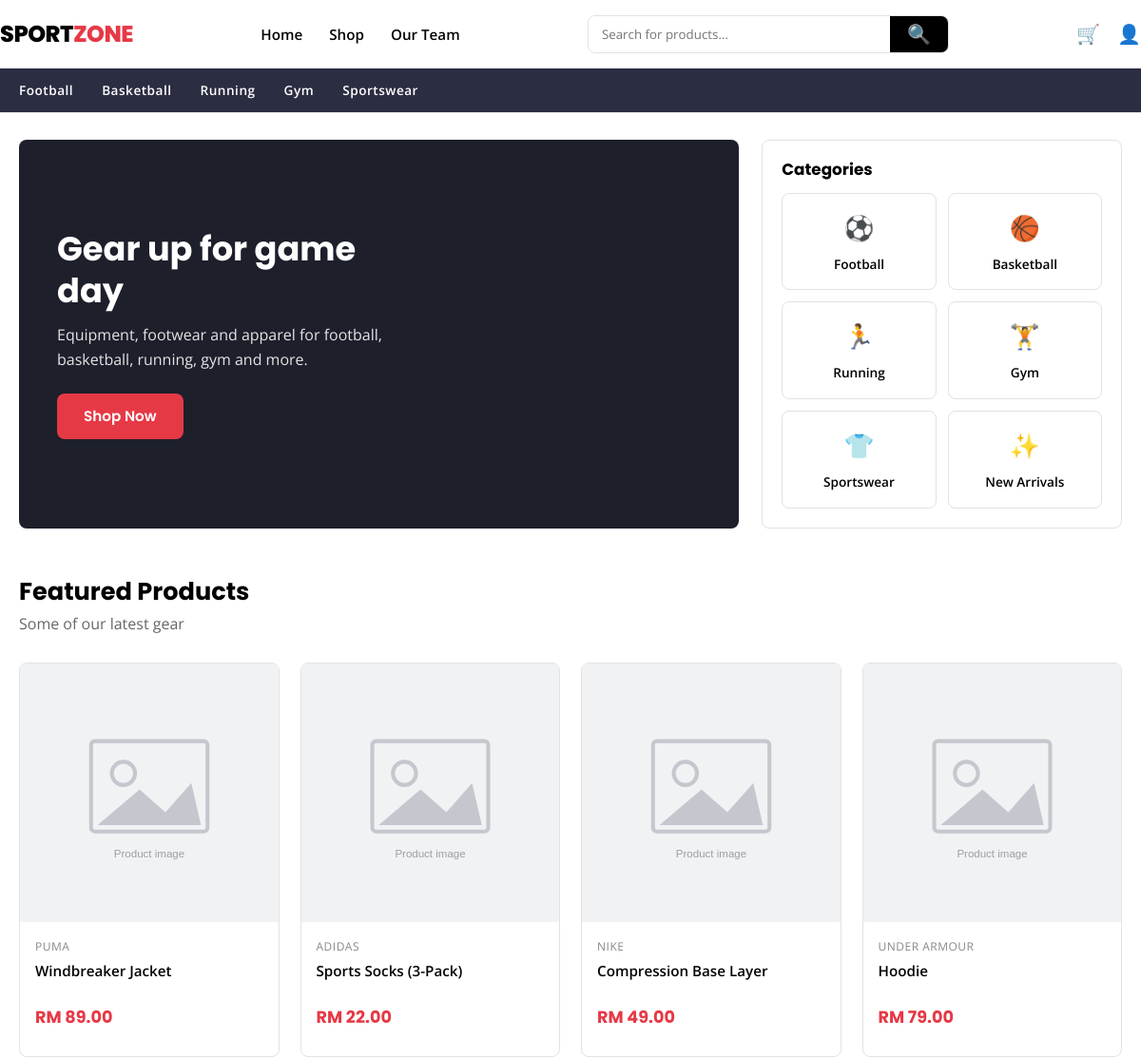
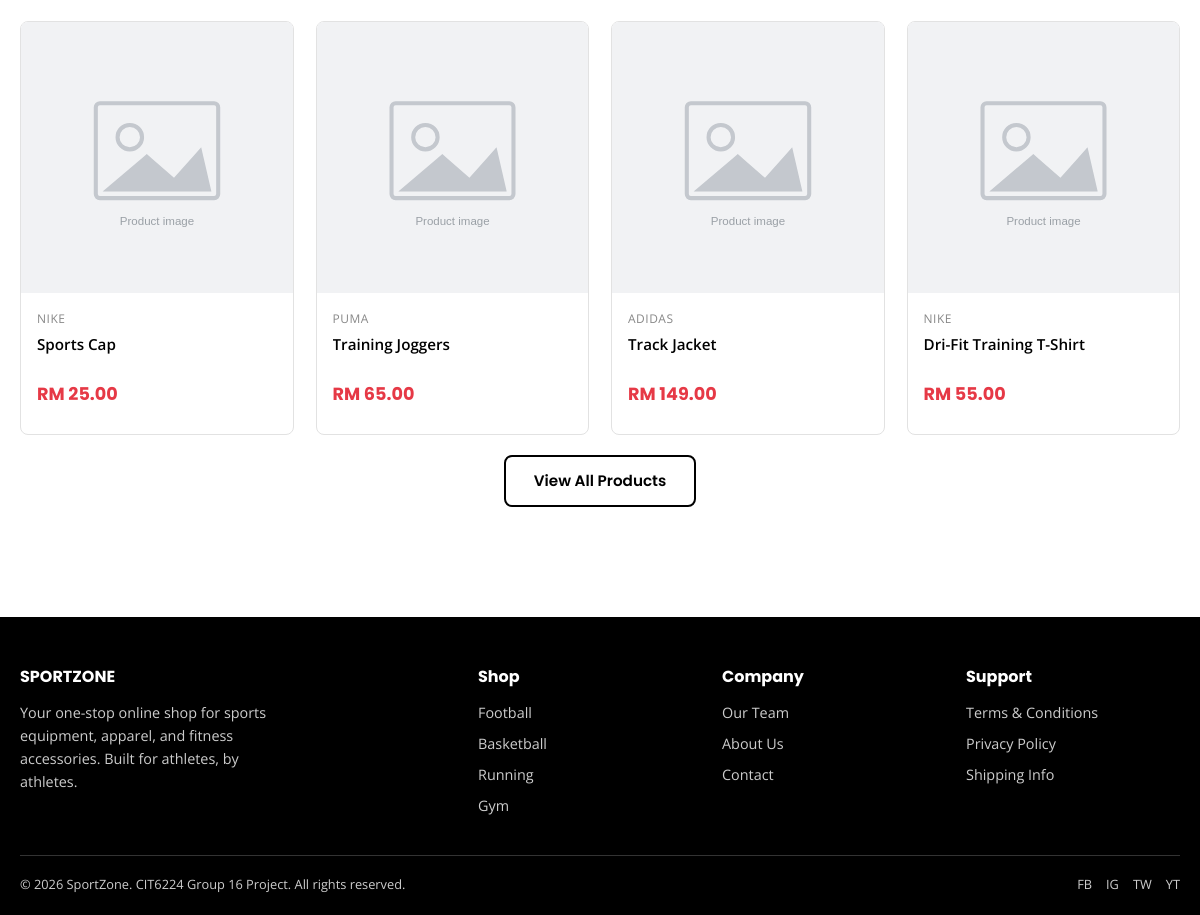
The page / on the database its author committed (2 pictures, top to bottom).
### tables this page shows
CREATE TABLE categories (
    category_id  INT AUTO_INCREMENT PRIMARY KEY,
    name         VARCHAR(50) NOT NULL,
    slug         VARCHAR(50) NOT NULL UNIQUE,
    icon         VARCHAR(10) DEFAULT NULL
);

CREATE TABLE products (
    product_id   INT AUTO_INCREMENT PRIMARY KEY,
    category_id  INT NOT NULL,
    name         VARCHAR(150) NOT NULL,
    description  TEXT,
    brand        VARCHAR(50)  DEFAULT NULL,
    price        DECIMAL(10,2) NOT NULL,
    stock        INT NOT NULL DEFAULT 0,
    sizes        VARCHAR(100) DEFAULT NULL,
    image        VARCHAR(255) DEFAULT NULL,
    created_at   TIMESTAMP DEFAULT CURRENT_TIMESTAMP,
    FOREIGN KEY (category_id) REFERENCES categories(category_id) ON DELETE CASCADE
);

### index.php (the view, shortened to what this page needs)
<?php
require_once 'includes/db_connect.php';
require_once 'includes/functions.php';
include 'includes/head.php';
include 'includes/header.php';
$featured = $conn->query("SELECT * FROM products ORDER BY created_at DESC, product_id DESC LIMIT 8");
$categories = $conn->query("SELECT * FROM categories");
?>
<section class="container home-top">
    <div class="hero-banner">
        <div class="hero-text">
            <h1>Gear up for game day</h1>
            <p>Equipment, footwear and apparel for football, basketball, running, gym and more.</p>
            <a href="products.php" class="btn btn-primary">Shop Now</a>
        </div>
    </div>
    <div class="home-cats">
        <h3>Categories</h3>
        <div class="home-cats-grid">
            <?php while ($cat = $categories->fetch_assoc()): ?>
                <a href="products.php?category=<?= sanitize($cat['slug']) ?>" class="cat-card">
                    <span class="cat-icon"><?= icon('cat-' . $cat['slug'] . '.png', $cat['icon'], $cat['name']) ?></span>
                    <span><?= sanitize($cat['name']) ?></span>
                </a>
            <?php endwhile; ?>
            <a href="products.php?sort=newest" class="cat-card">
                <span class="cat-icon"><?= icon('cat-new.png', '✨', 'New Arrivals') ?></span>
                <span>New Arrivals</span>
            </a>
        </div>
    </div>
</section>
<section class="section">
    <div class="container">
        <h2 class="section-title">Featured Products</h2>
        <p class="section-subtitle">Some of our latest gear</p>
        <div class="product-grid">
            <?php while ($p = $featured->fetch_assoc()): ?>
                <div class="product-card">
                    <a href="product-details.php?id=<?= $p['product_id'] ?>">
                        <div class="img-wrap">
                            <img src="<?= product_image_url($p['image']) ?>" alt="<?= sanitize($p['name']) ?>">
                        </div>
                        <div class="info">
                            <div class="brand"><?= sanitize($p['brand']) ?></div>
                            <div class="name"><?= sanitize($p['name']) ?></div>
                            <div class="price"><?= money($p['price']) ?></div>
                        </div>
                    </a>
                </div>
            <?php endwhile; ?>
        </div>
        <div class="text-center mt-2">
            <a href="products.php" class="btn btn-outline">View All Products</a>
        </div>
    </div>
</section>
<?php include 'includes/footer.php'; ?>

### includes/head.php (shortened to what this page needs)
<!DOCTYPE html>
<html lang="en">
<head>
    <link rel="stylesheet" href="<?= BASE_URL ?>assets/css/style.css">
</head>
<body<?= isset($body_page) ? ' data-page="' . sanitize($body_page) . '"' : '' ?>>

### includes/header.php (shortened to what this page needs)
<header class="site-header">
    <div class="container navbar">
        <a href="<?= BASE_URL ?>index.php" class="logo">SPORT<span>ZONE</span></a>
        <nav>
            <ul class="nav-links" id="navLinks">
                <li><a href="<?= BASE_URL ?>index.php">Home</a></li>
                <li><a href="<?= BASE_URL ?>products.php">Shop</a></li>
                <li><a href="<?= BASE_URL ?>group.php">Our Team</a></li>
            </ul>
        </nav>
        <form class="search-bar" action="<?= BASE_URL ?>products.php" method="GET">
            <input type="text" name="search" placeholder="Search for products..." value="<?= isset($_GET['search']) ? sanitize($_GET['search']) : '' ?>">
            <button type="submit" title="Search"><?= icon('search.png', '🔍', 'Search') ?></button>
        </form>
        <div class="nav-icons">
            <a href="<?= BASE_URL ?>cart.php" class="icon-link" title="Cart">
                <?= icon('cart.png', '🛒', 'Cart') ?>
            </a>
            <?php if (is_logged_in()): ?>
                <a href="<?= BASE_URL ?>profile.php" class="icon-link" title="My Account"><?= icon('user.png', '👤', 'Account') ?></a>
                <a href="<?= BASE_URL ?>logout.php" class="icon-link" title="Logout"><?= icon('logout.png', '⎋', 'Logout') ?></a>
            <?php else: ?>
                <a href="<?= BASE_URL ?>login.php" class="icon-link" title="Login"><?= icon('user.png', '👤', 'Login') ?></a>
            <?php endif; ?>
        </div>
    </div>
    <div class="category-bar">
        <div class="container">
            <ul>
                <li><a href="<?= BASE_URL ?>products.php?category=football">Football</a></li>
                <li><a href="<?= BASE_URL ?>products.php?category=basketball">Basketball</a></li>
                <li><a href="<?= BASE_URL ?>products.php?category=running">Running</a></li>
                <li><a href="<?= BASE_URL ?>products.php?category=gym">Gym</a></li>
                <li><a href="<?= BASE_URL ?>products.php?category=sportswear">Sportswear</a></li>
            </ul>
        </div>
    </div>
</header>

### includes/functions.php (shortened to what this page needs)
<?php
function sanitize($data) {
    return htmlspecialchars(trim($data), ENT_QUOTES, 'UTF-8');
}
function is_logged_in() {
    return isset($_SESSION['user_id']);
}
function money($amount) {
    return CURRENCY . ' ' . number_format((float) $amount, 2);
}
function icon($file, $emoji, $label = '') {
    $src = BASE_URL . 'assets/images/icons/' . $file;
    $alt = htmlspecialchars($label, ENT_QUOTES);
    return '<span class="ic"><img src="' . $src . '" alt="' . $alt . '" '
         . 'onerror="this.style.display=\'none\';this.nextElementSibling.style.display=\'inline-flex\';">'
         . '<span class="ic-fb" style="display:none;">' . $emoji . '</span></span>';
}
function product_image_url($image) {
    return BASE_URL . 'assets/images/placeholder.svg';
}

### includes/footer.php (shortened to what this page needs)
<footer class="site-footer">
    <div class="container">
        <div class="footer-grid">
            <div>
                <h4>SPORTZONE</h4>
                <p style="font-size:0.9rem; max-width:280px;">Your one-stop online shop for sports equipment, apparel, and fitness accessories. Built for athletes, by athletes.</p>
            </div>
            <div>
                <h4>Shop</h4>
                <ul>
                    <li><a href="<?= BASE_URL ?>products.php?category=football">Football</a></li>
                    <li><a href="<?= BASE_URL ?>products.php?category=basketball">Basketball</a></li>
                    <li><a href="<?= BASE_URL ?>products.php?category=running">Running</a></li>
                    <li><a href="<?= BASE_URL ?>products.php?category=gym">Gym</a></li>
                </ul>
            </div>
            <div>
                <h4>Company</h4>
                <ul>
                    <li><a href="<?= BASE_URL ?>group.php">Our Team</a></li>
                    <li><a href="#">About Us</a></li>
                    <li><a href="#">Contact</a></li>
                </ul>
            </div>
            <div>
                <h4>Support</h4>
                <ul>
                    <li><a href="#">Terms & Conditions</a></li>
                    <li><a href="#">Privacy Policy</a></li>
                    <li><a href="#">Shipping Info</a></li>
                </ul>
            </div>
        </div>
        <div class="footer-bottom">
            <span>&copy; <?= date('Y') ?> SportZone. CIT6224 Group 16 Project. All rights reserved.</span>
            <div class="social-icons">
                <a href="#">FB</a><a href="#">IG</a><a href="#">TW</a><a href="#">YT</a>
            </div>
        </div>
    </div>
</footer>
</body>
</html>

### rows shown on the page
categories: icon "⚽", name "Football"
categories: icon "🏀", name "Basketball"
categories: icon "🏃", name "Running"
categories: icon "🏋", name "Gym"
categories: icon "👕", name "Sportswear"
products: brand "PUMA", name "Windbreaker Jacket", price "RM 89.00"
products: brand "ADIDAS", name "Sports Socks (3-Pack)", price "RM 22.00"
products: brand "NIKE", name "Compression Base Layer", price "RM 49.00"
products: brand "UNDER ARMOUR", name "Hoodie", price "RM 79.00"
products: brand "NIKE", name "Sports Cap", price "RM 25.00"
products: brand "PUMA", name "Training Joggers", price "RM 65.00"
products: brand "ADIDAS", name "Track Jacket", price "RM 149.00"
products: brand "NIKE", name "Dri-Fit Training T-Shirt", price "RM 55.00"

### other values the page prints
$emoji "🔍 🛒 👤 ✨"
